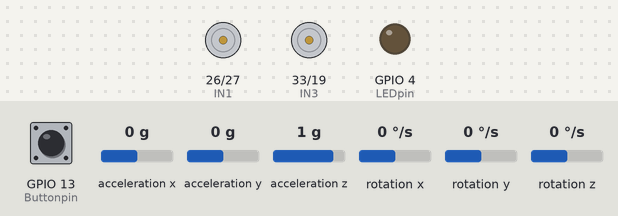
This program was run on a simulated ESP32. Shown: motor-driver pin pairs drawn as motors (green arrow = first pin HIGH = forward, orange = second pin HIGH = backward, longer = more drive, scaled by the enable pin), output pins drawn as LEDs (lit = HIGH). Inputs (shaded band) come from the test bench; at power-on: GPIO 13 (Buttonpin) HIGH, rotation y 0 °/s, acceleration x 0 g, acceleration y 0 g, acceleration z 1 g, rotation x 0 °/s, rotation z 0 °/s. What the program prints to the serial monitor is not drawn.

Above: at 1.2 s.
1.3 s: GPIO 13 (Buttonpin) pulled LOW for 0.15 s
At 3.0 s:
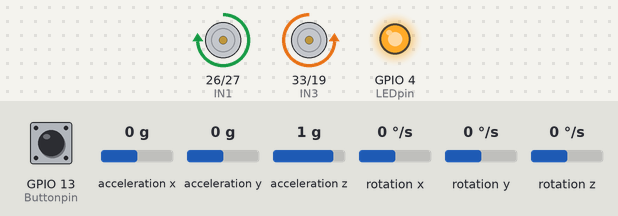
4.4 s: rotation y set to 4 °/s
7.4 s: rotation y set to 6 °/s
At 9.5 s:
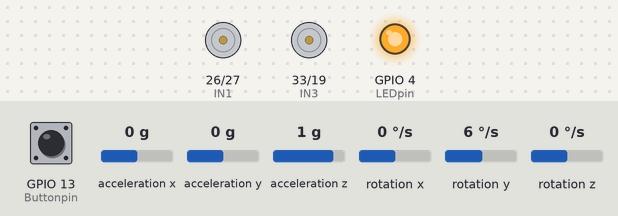
10.4 s: GPIO 13 (Buttonpin) pulled LOW for 1 s
At 11.3 s:
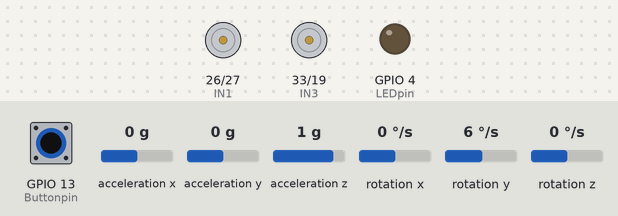
Timing chart, 0 to 13.4 s (numbered marks = the images above; inputs shaded):
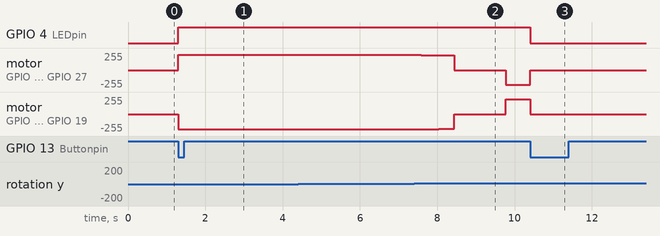

The program:

main.cpp
```cpp
#include <Arduino.h>
#include <Wire.h>
#include <MPU6050.h>
#include <I2Cdev.h>

//Objects
MPU6050 mpu;


//Pins
const int LEDpin = 4;
const int Buttonpin = 13;
//Motor pins
const int ENA = 14;
const int IN1 = 26;
const int IN2 = 27;

const int ENB = 18;
const int IN3 = 33;
const int IN4 = 19;

const int pwmChannelA = 0;
const int pwmChannelB = 1;

//Variables

float gyro_pitch = 0;
float gyro_roll = 0;
boolean isOn = false;
int16_t ax, ay, az, gx, gy, gz;

//Kalman filter variables
float KalmanPitch = 0;
float KalmanRoll = 0;
float KalmanPitchUnc = 2*2;
float KalmanRollUnc = 2*2;
float KalmanOutputs[] = {0, 0};

//PID variables - Roll
float target_roll = 7.5; //7.5
float Kp_roll = 6.0; //6.0
float Ki_roll = 0.15; //0.15
float Kd_roll = 0.015; //0.015

//PID variables - Yaw rate
/*
float target_yaw_rate = 0.0;
float Kp_yaw = 0.0;
float Ki_yaw =0;
float Kd_yaw = 0;
*/
unsigned long lastTime = 0;


//Structures:
struct PIDcontroller{
  float Kp, Ki, Kd;
  float lastError = 0;
  float integral = 0;
  bool firstRun = true;
  float P = 0, I = 0, D = 0;


    float calculate(float target, float current, float dt){
      float error = target - current;
      P = Kp * error;
      integral += error *dt;

      I = Ki * integral;
      if (firstRun){
        lastError = error;
        firstRun = false;
      }
      D = Kd * (error - lastError)/dt;


      lastError = error;
      return P + I + D;
    }

  void reset(){
    lastError = 0;
    integral = 0;
    firstRun = true;
  }

};

  PIDcontroller rollPID;
  //PIDcontroller yawRatePID;


//Function declarations
void KalmanFilter(float KalmanState, float KalmanUnc, float KalmanInput, float KalmanMeasurement, float dt);
void driveMotor(float leftMotor, float rightMotor);
float map_float(float value, float min_in, float max_in, float min_out, float max_out);

void setup() {

  rollPID.Kp = Kp_roll;
  rollPID.Ki = Ki_roll;
  rollPID.Kd = Kd_roll;
  //yawRatePID.Kp = Kp_yaw;
  //yawRatePID.Ki = Ki_yaw;
  //yawRatePID.Kd = Kd_yaw;


  pinMode(ENA, OUTPUT);
  pinMode(IN1, OUTPUT);
  pinMode(IN2, OUTPUT);
  pinMode(ENB, OUTPUT);
  pinMode(IN3, OUTPUT);
  pinMode(IN4, OUTPUT);

  digitalWrite(ENA, LOW);
  digitalWrite(IN1, LOW);
  digitalWrite(IN2, LOW);
  digitalWrite(ENB, LOW);
  digitalWrite(IN3, LOW);
  digitalWrite(IN4, LOW);

  ledcSetup(pwmChannelA, 2000, 11);
  ledcAttachPin(ENA, pwmChannelA);
  ledcSetup(pwmChannelB, 2000, 11);
  ledcAttachPin(ENB, pwmChannelB);

  Serial.begin(115200);
  Wire.begin(21, 22);
  Wire.setClock(400000);

  pinMode(LEDpin, OUTPUT);
  pinMode(Buttonpin, INPUT_PULLUP);
  digitalWrite(LEDpin, LOW);

  mpu.initialize();


  if(mpu.testConnection()){
    Serial.println("MPU connected");
  }else{
    Serial.println("MPU not connected");
  }

  mpu.setFullScaleAccelRange(MPU6050_ACCEL_FS_8);
  mpu.setFullScaleGyroRange(MPU6050_GYRO_FS_1000);

  lastTime = micros();
}

void loop() {

  static boolean lastButtonState = HIGH;
  boolean currentButtonState = digitalRead(Buttonpin);

  // Detect button press transition (HIGH to LOW)
  if (currentButtonState == LOW && lastButtonState == HIGH) {
    isOn = !isOn; // Flip state
    digitalWrite(LEDpin, isOn ? HIGH : LOW);

    if (isOn){
      lastTime = micros();

      rollPID.reset();
      //yawRatePID.reset();
    }
  }

  lastButtonState = currentButtonState;

   mpu.getMotion6(&ax, &ay, &az, &gx, &gy, &gz);

    unsigned long currentTime = micros();
    float dt = (currentTime - lastTime) / 1000000.0f;
    lastTime = currentTime;

    float accelx = ((float)ax)/4096.0;
    float accely = ((float)ay)/4096.0;
    float accelz = ((float)az)/4096.0;

    float gyrox = (((float)gx)/32.8f)+1;
    float gyroy = (((float)gy)/32.8f) + 2.5;
    float gyroz = (((float)gz)/32.8f);

    float pitch_A = (atan2(accely , sqrt(accelx * accelx + accelz * accelz)) * 180.0 / PI) - (-1.638);
    float roll_A = (-atan2(accelx ,sqrt(accely * accely + accelz * accelz)) * 180.0 / PI) - (-1.805);
    gyro_roll += gyroy * dt;
    gyro_pitch += gyrox * dt;

    //Pitch angle calculation
    KalmanFilter(KalmanPitch, KalmanPitchUnc, gyrox, pitch_A, dt);
    KalmanPitch = KalmanOutputs[0];
    KalmanPitchUnc = KalmanOutputs[1];

    //Roll angle calculation
    KalmanFilter(KalmanRoll, KalmanRollUnc, gyroy, roll_A, dt);
    KalmanRoll = KalmanOutputs[0];
    KalmanRollUnc = KalmanOutputs[1];

  if (isOn) {

    //minimum PWM value for motors is 1700, but aim for higher value for reliablility (about 1800)

    //Serial.printf("Accel Pitch: %.2f, Accel Roll: %.2f\t", pitch_A, roll_A);
    //Serial.printf("Gyro Pitch: %.2f, Gyro Roll: %.2f\n", gyro_pitch, gyro_roll);

    float rollOutput = rollPID.calculate(target_roll, KalmanRoll, dt);
    //float yawRateOutput = yawRatePID.calculate(target_yaw_rate, gyroz, dt);
    //Serial.printf("dt: %.4f | Roll P: %.2f, I: %.2f, D: %.2f\n", dt, rollPID.P, rollPID.I, rollPID.D);

    //Forward -> Negative KalmanRoll, IN1 HIGH, IN2 LOW, IN3 LOW, IN4 HIGH
    //Clockwise yaw -> Positive gyroz, IN1 LOW, IN2 HIGH, IN3 LOW, IN4 HIGH

    float leftMotor = rollOutput; //- yawRateOutput;
    float rightMotor = rollOutput; //+ yawRateOutput;

    driveMotor(leftMotor, rightMotor);


    //Serial.printf("Kalman Pitch: %.2f, Kalman Roll: %.2f, Yaw rate: %.2f\n", KalmanPitch, KalmanRoll, gyroz);

  }else{
    digitalWrite(IN1, LOW);
    digitalWrite(IN2, LOW);
    digitalWrite(IN3, LOW);
    digitalWrite(IN4, LOW);
    ledcWrite(pwmChannelA, 0);
    ledcWrite(pwmChannelB, 0);

    rollPID.reset();
    //yawRatePID.reset();
  }

}

void KalmanFilter(float KalmanState, float KalmanUnc, float KalmanInput, float KalmanMeasurement, float dt){
  /*
  KalmanState = The angle
  KalmanUnc = The uncertainty of the angle
  KalmanInput = The gyro rate
  KalmanMeasurement = The angle from the accelerometer
  dt = The time difference between the last and current measurement
  */
  KalmanState += dt*KalmanInput;
  KalmanUnc += dt*dt*4*4;


  float KalmanGain = KalmanUnc/(KalmanUnc + 3*3);
  KalmanState += KalmanGain*(KalmanMeasurement - KalmanState);
  KalmanUnc *= (1 - KalmanGain);

  KalmanOutputs[0] = KalmanState;
  KalmanOutputs[1] = KalmanUnc;
}


void driveMotor(float leftMotor, float rightMotor){
  if (rightMotor > 0) {
    digitalWrite(IN1, HIGH);
    digitalWrite(IN2, LOW);
  } else if (rightMotor < 0) {
    digitalWrite(IN1, LOW);
    digitalWrite(IN2, HIGH);
  }else{
    digitalWrite(IN1, LOW);
    digitalWrite(IN2, LOW);
  }

  if (leftMotor > 0) {
    digitalWrite(IN3, LOW);
    digitalWrite(IN4, HIGH);
  } else if (leftMotor < 0) {
    digitalWrite(IN3, HIGH);
    digitalWrite(IN4, LOW);
  }else{
    digitalWrite(IN3, LOW);
    digitalWrite(IN4, LOW);
  }

  //Serial.printf("Left Motor: %.2f, Right Motor: %.2f\n", leftMotor, rightMotor);


  if (abs(leftMotor) < 1){
    ledcWrite(pwmChannelB, 0);
  }else{
    leftMotor = map_float(abs(leftMotor), 1, 100, 1800, 2047);
    ledcWrite(pwmChannelB, constrain(leftMotor, 1800, 2047));
  }
  if (abs(rightMotor) < 1){
    ledcWrite(pwmChannelA, 0);
  }else{
    rightMotor = map_float(abs(rightMotor), 1, 100, 1800, 2047);
    ledcWrite(pwmChannelA, constrain(rightMotor, 1800, 2047));
  }

 // Serial.printf("PWM Left: %lu, PWM Right: %lu\n", ledcRead(pwmChannelB), ledcRead(pwmChannelA));

}


float map_float(float value, float min_in, float max_in, float min_out, float max_out){

  float result = (max_out - min_out) * ((value - min_in)/(max_in-min_in)) + min_out;
  return result;
}
```

Measured:
- the behaviour switches between 5 and 6 °/s on rotation y (found by bisection; images 1 and 2)
- after the input at 1.3 s, GPIO 4 (LEDpin): LOW → HIGH at once; motor on GPIO 26 (IN1) / GPIO 27 (IN2): stopped → forward 232/255 at once, → forward 231/255 0.55 s later; motor on GPIO 33 (IN3) / GPIO 19 (IN4): stopped → backward 232/255 at once, → backward 231/255 0.55 s later
- after the input at 10.4 s, GPIO 4 (LEDpin): HIGH → LOW at once; motor on GPIO 26 (IN1) / GPIO 27 (IN2): backward 224/255 → stopped at once; motor on GPIO 33 (IN3) / GPIO 19 (IN4): forward 224/255 → stopped at once
